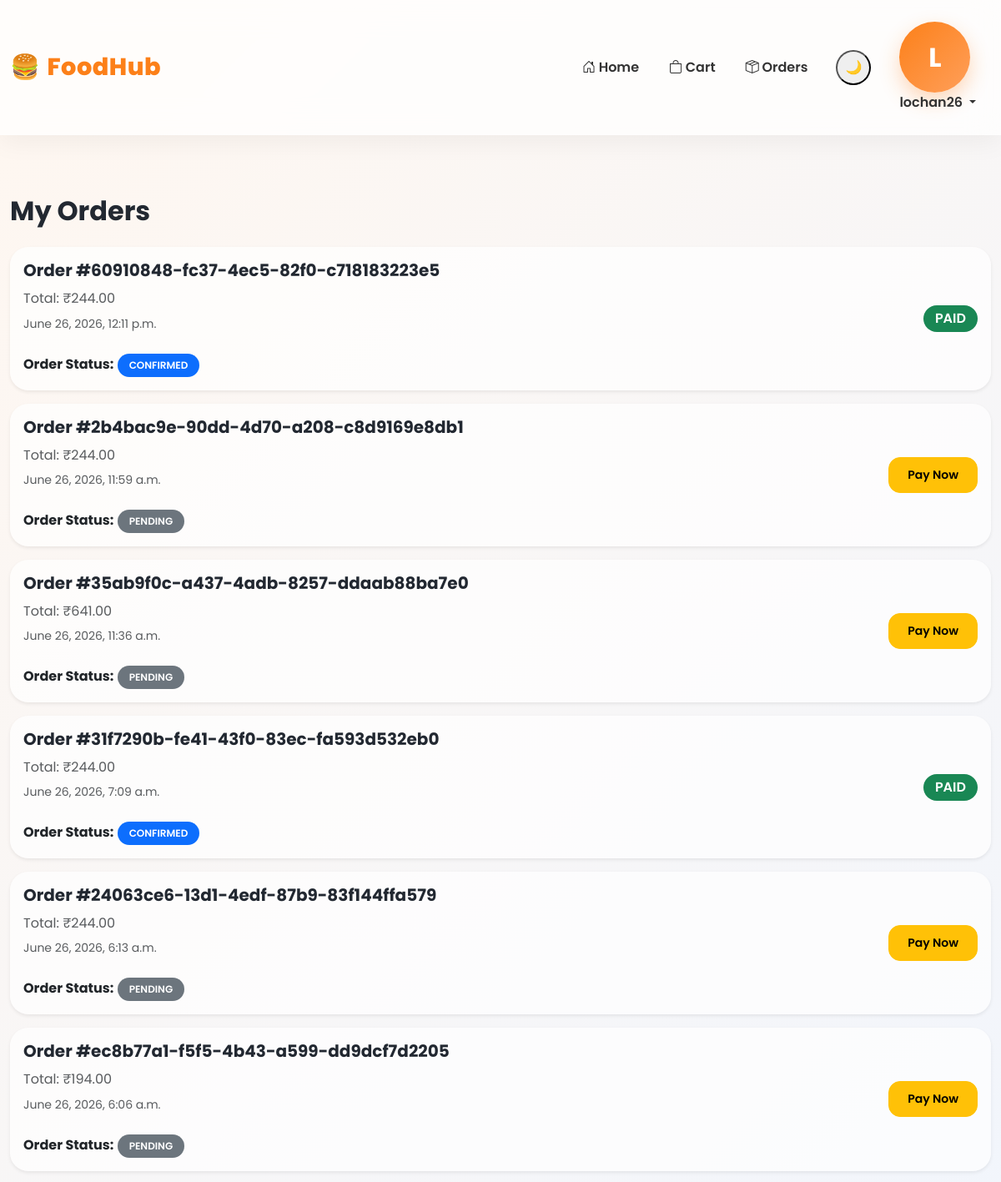
Before: /orders/my-orders/ (signed in, upper part) with the older database file.
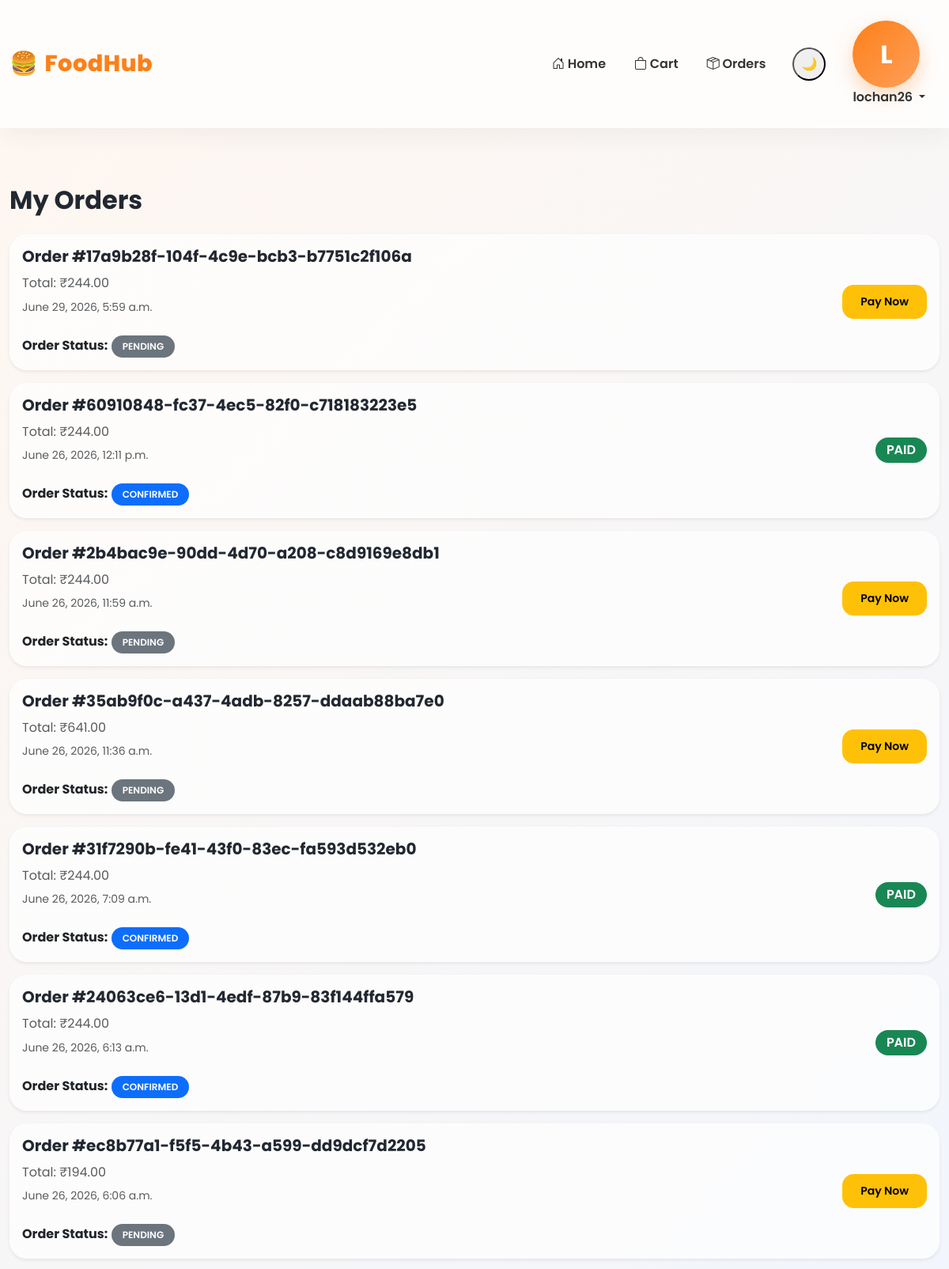
After: the same page with the newer database file.
### orders/models.py (models this page shows, shortened)
class BaseModel(models.Model):
    uid = models.UUIDField(
        primary_key=True,
        default=uuid.uuid4,
        editable=False
    )
    created_at = models.DateTimeField(auto_now_add=True)
    updated_at = models.DateTimeField(auto_now=True)
    class Meta:
        abstract = True

class Order(BaseModel):
    STATUS_CHOICES = (
        ('PENDING', 'Pending'),
        ('CONFIRMED', 'Confirmed'),
        ('PREPARING', 'Preparing'),
        ('OUT_FOR_DELIVERY', 'Out For Delivery'),
        ('DELIVERED', 'Delivered'),
    )
    PAYMENT_STATUS_CHOICES = (
        ('PENDING', 'Pending'),
        ('PAID', 'Paid'),
        ('FAILED', 'Failed'),
    )
    user = models.ForeignKey(
        User,
        on_delete=models.CASCADE,
        related_name='orders'
    )
    full_name = models.CharField(max_length=200)
    phone = models.CharField(max_length=20)
    address = models.TextField()
    total_amount = models.DecimalField(
        max_digits=10,
        decimal_places=2
    )
    status = models.CharField(
        max_length=30,
        choices=STATUS_CHOICES,
        default='PENDING'
    )
    payment_status = models.CharField(
        max_length=20,
        choices=PAYMENT_STATUS_CHOICES,
        default='PENDING'
    )
    razorpay_order_id = models.CharField(
        max_length=255,
        blank=True,
        null=True
    )
    razorpay_payment_id = models.CharField(
        max_length=255,
        blank=True,
        null=True
    )
    razorpay_signature = models.CharField(
        max_length=500,
        blank=True,
        null=True
    )
    customer_latitude = models.FloatField(
        null=True,
        blank=True
    )
    customer_longitude = models.FloatField(
        null=True,
        blank=True
    )

### orders/views.py (the view)
@login_required
def my_orders(request):
    orders = Order.objects.filter(
        user=request.user
    ).prefetch_related(
        "items",
        "items__product"
    ).order_by("-created_at")
    return render(
        request,
        "orders/my_orders.html",
        {
            "orders": orders
        }
    )

### cart/context_processors.py (called while the page is built)
def cart_count(request):
    count = 0
    if request.user.is_authenticated:
        cart = Cart.objects.filter(
            user=request.user,
            is_paid=False
        ).first()
        if cart:
            count = sum(
                item.quantity
                for item in cart.cart_items.all()
            )
    return {
        'cart_count': count
    }

### orders/templates/orders/my_orders.html (shortened to what this page needs)
{% extends 'base.html' %}
{% block content %}
<div class="container py-5">
    <h2 class="fw-bold mb-4">
        My Orders
    </h2>
    {% for order in orders %}
    <div class="card mb-3 shadow-sm">
        <div class="card-body">
            <div class="d-flex justify-content-between align-items-center">
                <div>
                    <h5>
                        Order #{{ order.uid }}
                    </h5>
                    <p class="mb-1 text-muted">
                        Total: ₹{{ order.total_amount }}
                    </p>
                    <small class="text-muted">
                        {{ order.created_at }}
                    </small>
                    <br><br>
                    <strong>Order Status:</strong>
                    <span class="badge
                        {% if order.status == 'DELIVERED' %}
                            bg-success
                        {% elif order.status == 'CONFIRMED' %}
                            bg-primary
                        {% elif order.status == 'PREPARING' %}
                            bg-warning text-dark
                        {% elif order.status == 'OUT_FOR_DELIVERY' %}
                            bg-info
                        {% else %}
                            bg-secondary
                        {% endif %}
                    ">
                        {{ order.status }}
                    </span>
                </div>
                <div>
                    {% if order.payment_status == "PAID" %}
                        <span class="badge bg-success fs-6">
                            PAID
                        </span>
                    {% elif order.payment_status == "PENDING" %}
                        <a href="{% url 'pay_pending_order' order.uid %}"
                           class="btn btn-warning btn-sm">
                            Pay Now
                        </a>
                    {% else %}
                        <span class="badge bg-danger fs-6">
                            FAILED
                        </span>
                    {% endif %}
                </div>
            </div>
        </div>
    </div>
    {% endfor %}
</div>
{% endblock %}

Changed rows visible on the page:
added Order: uid "17a9b28f-104f-4c9e-bcb3-b7751c2f106a", total_amount "244.00", created_at "June 29, 2026, 5:59 a.m.", status "PENDING", payment_status "Pay Now"
changed Order "24063ce6-13d1-4edf-87b9-83f144ffa579": status "PENDING" → "CONFIRMED"; payment_status "Pay Now" → "PAID"
